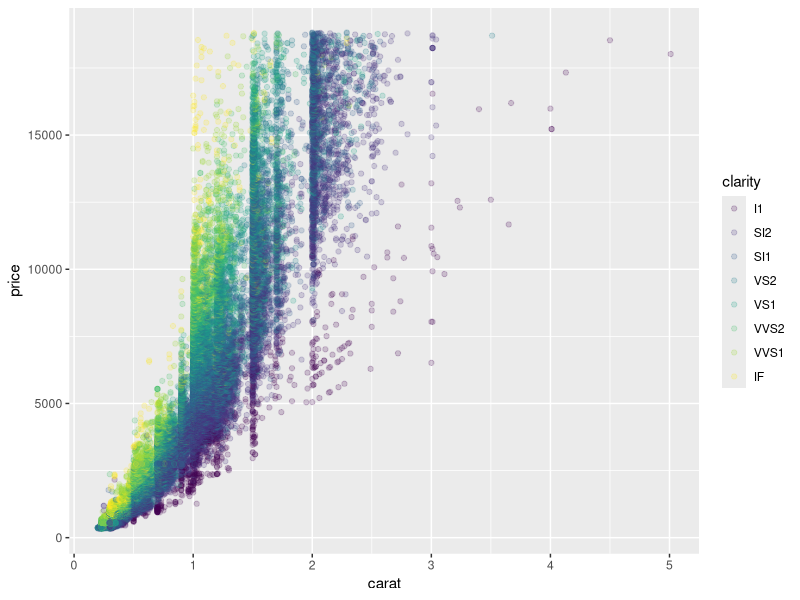

Recreate this plot in R.
## ---- chunk 1
library(ggplot2)
ggplot(diamonds, aes(x = carat, y = price, col = clarity)) + geom_point(alpha = .2)
